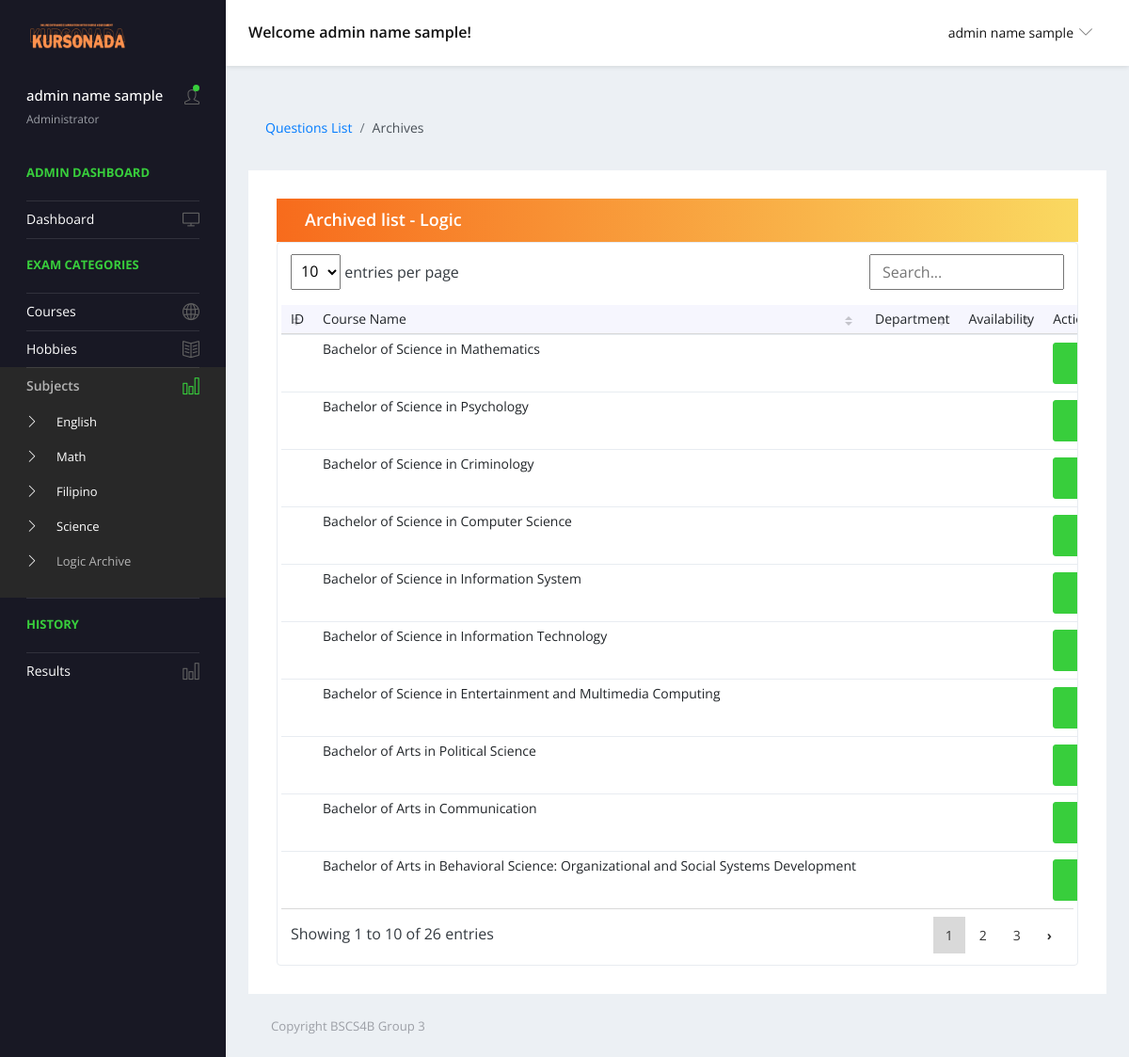
/views/archived_logic.php (signed in), run on the app's committed database.
### tables this page shows
CREATE TABLE `courses` (
  `crs_id` int(11) NOT NULL,
  `courses` varchar(255) NOT NULL,
  `course` varchar(255) NOT NULL,
  `personality_traits` varchar(255) NOT NULL,
  `interests` varchar(255) NOT NULL,
  `skills` varchar(255) NOT NULL,
  `career_goals` varchar(255) NOT NULL,
  `related_course` varchar(255) NOT NULL,
  `English` varchar(255) NOT NULL,
  `Math` int(11) NOT NULL,
  `Filipino` int(11) NOT NULL,
  `Science` int(11) NOT NULL,
  `Logic` int(11) NOT NULL
);

### forms/adminQueries.php (called while the page is built, shortened)
<?php
function getCourses() {
    $url = 'localhost';
    $username = 'root';
    $password = '';
    $conn = new mysqli($url, $username, $password, 'project');
    $sql = mysqli_query($conn,
    "SELECT *
    FROM courses
    ");
    return mysqli_fetch_all($sql, MYSQLI_ASSOC);
}
?>

### views/archived_logic.php (the view, shortened to what this page needs)
<?php
    include '../forms/adminQueries.php';
?>
<!DOCTYPE html>
<html lang="en">
  <head>
    <link rel="stylesheet" href="../vendors/simple-line-icons/css/simple-line-icons.css">
    <link rel="stylesheet" href="../vendors/flag-icon-css/css/flag-icon.min.css">
    <link rel="stylesheet" href="../vendors/css/vendor.bundle.base.css">
    <link rel="stylesheet" href="../vendors/daterangepicker/daterangepicker.css">
    <link rel="stylesheet" href="../vendors/chartist/chartist.min.css">
    <link rel="stylesheet" href="../assets/css/style-admin.css">
  </head>
  <body>
    <div class="container-scroller">
      <nav class="navbar default-layout-navbar col-lg-12 col-12 p-0 fixed-top d-flex flex-row">
        <div class="navbar-brand-wrapper d-flex align-items-center">
          <a class="navbar-brand brand-logo" href="../views/admin.php">
            <img src="../assets/img/Kursonada.png" alt="logo" class="logo-dark" />
          </a>
        </div>
        <div class="navbar-menu-wrapper d-flex align-items-center flex-grow-1">
          <h5 class="mb-0 font-weight-medium d-none d-lg-flex">Welcome <?php echo ($_SESSION['fullname']); ?>!</h5>
          <ul class="navbar-nav navbar-nav-right ml-auto">
            <li class="nav-item dropdown d-none d-xl-inline-flex user-dropdown">
              <a class="nav-link dropdown-toggle" id="UserDropdown" href="#" data-toggle="dropdown" aria-expanded="false">
               <span class="font-weight-normal"><?php echo ($_SESSION['fullname']); ?> </span></a>
            </li>
          </ul>
        </div>
      </nav>
      <div class="container-fluid page-body-wrapper">
        <nav class="sidebar sidebar-offcanvas" id="sidebar">
          <ul class="nav">
            <li class="nav-item nav-profile">
              <a href="#" class="nav-link">
                <div class="text-wrapper">
                  <p class="profile-name"><?php echo ($_SESSION['fullname']); ?></p>
                  <p class="designation">Administrator</p>
                </div>
                <div class="icon-container">
                  <i class="icon-user"></i>
                  <div class="dot-indicator bg-success"></div>
                </div>
              </a>
            </li>
            <li class="nav-item nav-category">
              <span class="nav-link">Admin Dashboard</span>
            </li>
            <li class="nav-item">
              <a class="nav-link" href="../views/admin.php">
                <span class="menu-title">Dashboard</span>
                <i class="icon-screen-desktop menu-icon"></i>
              </a>
            </li>
            <li class="nav-item nav-category"><span class="nav-link">Exam Categories</span></li>
            <li class="nav-item">
              <a class="nav-link" href="../views/admin-courses.php">
                <span class="menu-title">Courses</span>
                <i class="icon-globe menu-icon"></i>
              </a>
            </li>
            <li class="nav-item">
              <a class="nav-link" href="../views/admin-hobbies.php">
                <span class="menu-title">Hobbies</span>
                <i class="icon-book-open menu-icon"></i>
              </a>
            </li>
            <li class="nav-item">
              <a class="nav-link" data-toggle="collapse" href="#ui-basic" aria-expanded="false" aria-controls="ui-basic">
                <span class="menu-title">Subjects</span>
                <i class="icon-chart menu-icon"></i>
              </a>
              <div class="collapse" id="ui-basic">
                <ul class="nav flex-column sub-menu">
                  <li class="nav-item"> <a class="nav-link" href="../views/subject-english.php">English</a></li>
                  <li class="nav-item"> <a class="nav-link" href="../views/subject-math.php">Math</a></li>
                  <li class="nav-item"> <a class="nav-link" href="../views/subject-fil.php">Filipino</a></li>
                  <li class="nav-item"> <a class="nav-link" href="../views/subject-science.php">Science</a></li>
                  <li class="nav-item"> <a class="nav-link active" href="../views/archived_logic.php">Logic Archive</a></li>
                </ul>
              </div>
            </li>
            <li class="nav-item nav-category"><span class="nav-link">History</span></li>
            <li class="nav-item">
              <a class="nav-link" href="../views/admin-results.php">
                <span class="menu-title">Results</span>
                <i class="icon-chart menu-icon"></i>
              </a>
            </li>
          </ul>
        </nav>
       <div class="main-panel">
        <div class="content-wrapper">
          <div class="page-header">
            <nav>
              <ol class="breadcrumb">
                <li class="breadcrumb-item "><a href="../views/subject-logic.php">Questions List </a></li>
                <li class="breadcrumb-item active">Archives</li>
              </ol>
            </nav>
          </div>
          <div class="row quick-action-toolbar">
            <div class="col-md-12 grid-margin">
              <div class="card">
                <div class="card-body">
                  <div class="card-header d-block d-md-flex">
                    <h5 class="mb-0">Archived list - Logic</h5>
                  </div>
                    <div class="table-responsive border rounded p-1">
                    <table class="table table-hover text-nowrap datatable">
                        <thead>
                            <tr>
                                <th scope="col">ID</th>
                                <th scope="col">Course Name</th>
                                <th scope="col">Department</th>
                                <th scope="col">Availability</th>
                                <th scope="col">Action</th>
                            </tr>
                        </thead>
                        <tbody>
                            <?php
                            $rows = getCourses();
                            $i = 0;
                                while ($i < count($rows)) {
                                    $row = $rows[$i];
                                    $id = $row['id'];
                                    echo "<tr>
                                    <td>" . $id . "</td>
                                    <td>" . $row['course'] . "</td>
                                    <td>" . $row['dept'] . "</td>
                                    <td>" . $row['availability'] . "</td>
                                    <td>" .
                                        ' <button type="submit" class="btn btn-success delbtn" data-bs-toggle="modal" data-bs-target="#delmodal">RESTORE</button> '
                                        . "</td>
                                    </tr>";
                                    $i++;
                                }
                            ?>
                        </tbody>
                    </table>
                </div>
            </div>
              </div>
            </div>
        </div>
        <footer class="footer">
          <div class="d-sm-flex justify-content-center justify-content-sm-between">
            <span class="text-muted d-block text-center text-sm-left d-sm-inline-block">Copyright BSCS4B Group 3</span>
          </div>
        </footer>
      </div>
    </div>
    </div>
    <link href="../assets/vendor/simple-datatables/style.css" rel="stylesheet">
  </body>
</html>

### data on the page
courses: course "Bachelor of Science in Mathematics"
courses: course "Bachelor of Science in Psychology"
courses: course "Bachelor of Science in Criminology"
courses: course "Bachelor of Science in Computer Science"
courses: course "Bachelor of Science in Information System"
courses: course "Bachelor of Science in Information Technology"
courses: course "Bachelor of Science in Entertainment and Multimedia Computing"
courses: course "Bachelor of Arts in Political Science"
courses: course "Bachelor of Arts in Communication"
courses: course "Bachelor of Arts in Behavioral Science: Organizational and Social Systems Development"

### other printed values
$_SESSION['fullname'] "admin name sample"
